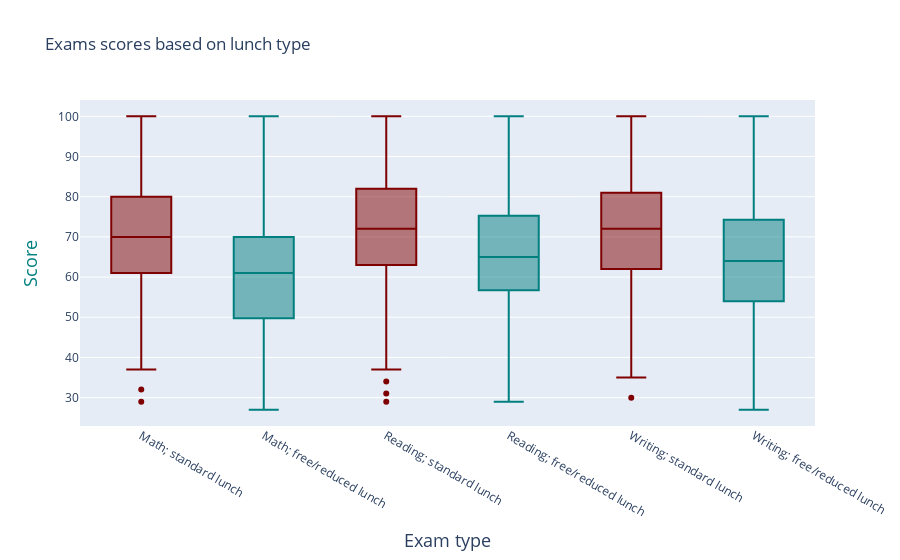

Notebook code cell kept with this figure:
### Markdown cell above
As all P-Values are very small, let's draw a boxplot to see the visual distribution.

### Code cell
# Create a variable to hold the values to be ploted
to_plot = []
# This contains main dataset indexing and plot dataset creation in a single line
to_plot.append(Box( y=lunch_st['math score'], name="Math; standard lunch", showlegend=False, marker_color = '#7f0000' ) )
to_plot.append(Box( y=lunch_red['math score'], name="Math; free/reduced lunch", showlegend=False, marker_color = '#007f7f' ) )
to_plot.append(Box( y=lunch_st['reading score'], name="Reading; standard lunch", showlegend=False, marker_color = '#7f0000' ) )
to_plot.append(Box( y=lunch_red['reading score'], name="Reading; free/reduced lunch", showlegend=False, marker_color = '#007f7f' ) )
to_plot.append(Box( y=lunch_st['writing score'], name="Writing; standard lunch", showlegend=False, marker_color = '#7f0000' ) )
to_plot.append(Box( y=lunch_red['writing score'], name="Writing; free/reduced lunch", showlegend=False, marker_color = '#007f7f' ) )

# Layout, descriptions of the plot's style

layout = Layout(
    title="Exams scores based on lunch type",
    xaxis=dict(
        title="Exam type",
        titlefont=dict(
            size=18,
            #color='#7f0000'
        )
    ),
    yaxis=dict(
        title="Score",
        titlefont=dict(
            size=18,
            color='#007f7f'
        )
    ),
)

# This is where the plotting happens
# We call an offline plot module from the plotly library
# We tell it, that data to be plotted is contained in the to_plot variable and 
# the style of the plot is described in the layout variable

plotly.offline.iplot({
    "data": to_plot,
    "layout": layout
})

### Figure 1 — Plotly figure (JSON) as saved in the notebook; plotly's stock layout.template omitted (floating-point values rounded to 4 significant figures; data arrays with more than 128 entries replaced by an {"elided": "..."} marker saying what was removed)
{"data": [{"marker": {"color": "#7f0000"}, "name": "Math; standard lunch", "showlegend": false, "type": "box", "y": {"elided": "643 int values"}}, {"marker": {"color": "#007f7f"}, "name": "Math; free/reduced lunch", "showlegend": false, "type": "box", "y": {"elided": "345 int values"}}, {"marker": {"color": "#7f0000"}, "name": "Reading; standard lunch", "showlegend": false, "type": "box", "y": {"elided": "643 int values"}}, {"marker": {"color": "#007f7f"}, "name": "Reading; free/reduced lunch", "showlegend": false, "type": "box", "y": {"elided": "345 int values"}}, {"marker": {"color": "#7f0000"}, "name": "Writing; standard lunch", "showlegend": false, "type": "box", "y": {"elided": "643 int values"}}, {"marker": {"color": "#007f7f"}, "name": "Writing; free/reduced lunch", "showlegend": false, "type": "box", "y": {"elided": "345 int values"}}], "layout": {"title": {"text": "Exams scores based on lunch type"}, "xaxis": {"title": {"font": {"size": 18}, "text": "Exam type"}}, "yaxis": {"title": {"font": {"color": "#007f7f", "size": 18}, "text": "Score"}}}}
